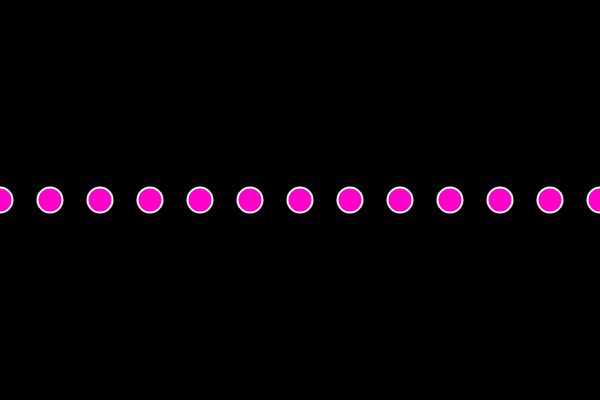
Frame 1 (no input)
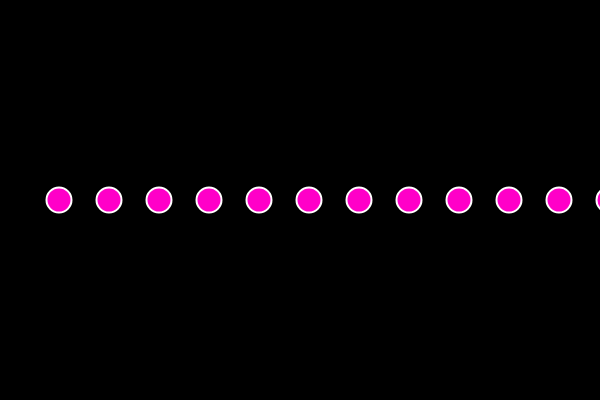
Frame 60 (no input)
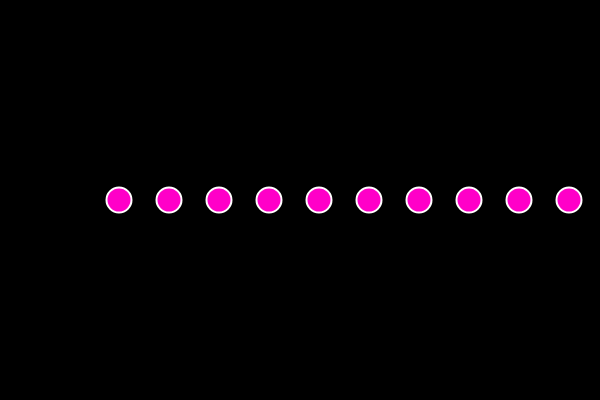
Frame 120 (the mouse pressed at the canvas centre since frame 60)

The p5.js sketch that drew these frames (run headless with seeded random() and noise() and a simulated clock; from frame 60 on, the mouse is pressed at the canvas centre):

// p5.js sketch
// ── sketch.js
var offSet = 0;
function setup(){
  createCanvas(600, 400);
}

function draw(){
  background(0);
  strokeWeight(2);
  stroke(255);

  for(var x = 0; x <= width; x += 50){
    fill(255, 0, 200);
    ellipse(x + offSet, height/2, 25, 25);
  }
  offSet++;
}
